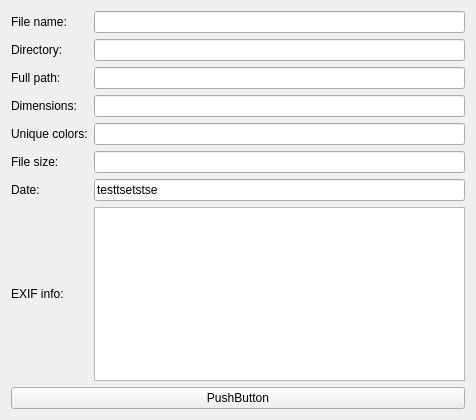
<?xml version="1.0" encoding="UTF-8"?>
<ui version="4.0">
 <class>Form</class>
 <widget class="QWidget" name="Form">
  <property name="geometry">
   <rect>
    <x>0</x>
    <y>0</y>
    <width>476</width>
    <height>420</height>
   </rect>
  </property>
  <property name="windowTitle">
   <string>Form</string>
  </property>
  <layout class="QVBoxLayout" name="verticalLayout_2">
   <item>
    <layout class="QGridLayout" name="gridLayout">
     <property name="sizeConstraint">
      <enum>QLayout::SetDefaultConstraint</enum>
     </property>
     <item row="0" column="0">
      <widget class="QLabel" name="label">
       <property name="text">
        <string>File name:</string>
       </property>
       <property name="alignment">
        <set>Qt::AlignLeading|Qt::AlignLeft|Qt::AlignVCenter</set>
       </property>
       <property name="margin">
        <number>0</number>
       </property>
      </widget>
     </item>
     <item row="0" column="1">
      <widget class="QLineEdit" name="filename_box">
       <property name="readOnly">
        <bool>true</bool>
       </property>
      </widget>
     </item>
     <item row="1" column="0">
      <widget class="QLabel" name="label_2">
       <property name="text">
        <string>Directory:</string>
       </property>
       <property name="alignment">
        <set>Qt::AlignLeading|Qt::AlignLeft|Qt::AlignVCenter</set>
       </property>
       <property name="margin">
        <number>0</number>
       </property>
      </widget>
     </item>
     <item row="1" column="1">
      <widget class="QLineEdit" name="directory_box">
       <property name="readOnly">
        <bool>true</bool>
       </property>
      </widget>
     </item>
     <item row="2" column="0">
      <widget class="QLabel" name="label_3">
       <property name="text">
        <string>Full path:</string>
       </property>
       <property name="alignment">
        <set>Qt::AlignLeading|Qt::AlignLeft|Qt::AlignVCenter</set>
       </property>
       <property name="margin">
        <number>0</number>
       </property>
      </widget>
     </item>
     <item row="2" column="1">
      <widget class="QLineEdit" name="path_box">
       <property name="readOnly">
        <bool>true</bool>
       </property>
      </widget>
     </item>
     <item row="3" column="0">
      <widget class="QLabel" name="label_4">
       <property name="text">
        <string>Dimensions:</string>
       </property>
       <property name="alignment">
        <set>Qt::AlignLeading|Qt::AlignLeft|Qt::AlignVCenter</set>
       </property>
       <property name="margin">
        <number>0</number>
       </property>
      </widget>
     </item>
     <item row="3" column="1">
      <widget class="QLineEdit" name="dimensions_box">
       <property name="readOnly">
        <bool>true</bool>
       </property>
      </widget>
     </item>
     <item row="4" column="0">
      <widget class="QLabel" name="label_5">
       <property name="text">
        <string>Unique colors:</string>
       </property>
       <property name="alignment">
        <set>Qt::AlignLeading|Qt::AlignLeft|Qt::AlignVCenter</set>
       </property>
       <property name="margin">
        <number>0</number>
       </property>
      </widget>
     </item>
     <item row="4" column="1">
      <widget class="QLineEdit" name="colors_box">
       <property name="readOnly">
        <bool>true</bool>
       </property>
      </widget>
     </item>
     <item row="5" column="0">
      <widget class="QLabel" name="label_6">
       <property name="text">
        <string>File size:</string>
       </property>
       <property name="alignment">
        <set>Qt::AlignLeading|Qt::AlignLeft|Qt::AlignVCenter</set>
       </property>
       <property name="margin">
        <number>0</number>
       </property>
      </widget>
     </item>
     <item row="5" column="1">
      <widget class="QLineEdit" name="filesize_box">
       <property name="readOnly">
        <bool>true</bool>
       </property>
      </widget>
     </item>
     <item row="6" column="0">
      <widget class="QLabel" name="label_7">
       <property name="text">
        <string>Date:</string>
       </property>
       <property name="alignment">
        <set>Qt::AlignLeading|Qt::AlignLeft|Qt::AlignVCenter</set>
       </property>
       <property name="margin">
        <number>0</number>
       </property>
      </widget>
     </item>
     <item row="6" column="1">
      <widget class="QLineEdit" name="date_box">
       <property name="text">
        <string>testtsetstse</string>
       </property>
       <property name="readOnly">
        <bool>true</bool>
       </property>
      </widget>
     </item>
     <item row="7" column="0">
      <widget class="QLabel" name="label_9">
       <property name="text">
        <string>EXIF info:</string>
       </property>
       <property name="alignment">
        <set>Qt::AlignLeading|Qt::AlignLeft|Qt::AlignVCenter</set>
       </property>
       <property name="margin">
        <number>0</number>
       </property>
      </widget>
     </item>
     <item row="7" column="1">
      <widget class="QColumnView" name="exif_box">
       <property name="enabled">
        <bool>true</bool>
       </property>
       <property name="sizePolicy">
        <sizepolicy hsizetype="Expanding" vsizetype="Expanding">
         <horstretch>0</horstretch>
         <verstretch>0</verstretch>
        </sizepolicy>
       </property>
       <property name="minimumSize">
        <size>
         <width>0</width>
         <height>0</height>
        </size>
       </property>
       <property name="layoutDirection">
        <enum>Qt::LeftToRight</enum>
       </property>
       <property name="autoFillBackground">
        <bool>false</bool>
       </property>
       <property name="sizeAdjustPolicy">
        <enum>QAbstractScrollArea::AdjustIgnored</enum>
       </property>
       <property name="resizeGripsVisible">
        <bool>true</bool>
       </property>
      </widget>
     </item>
    </layout>
   </item>
   <item>
    <widget class="QPushButton" name="pushButton">
     <property name="text">
      <string>PushButton</string>
     </property>
    </widget>
   </item>
  </layout>
 </widget>
 <resources/>
 <connections/>
</ui>
